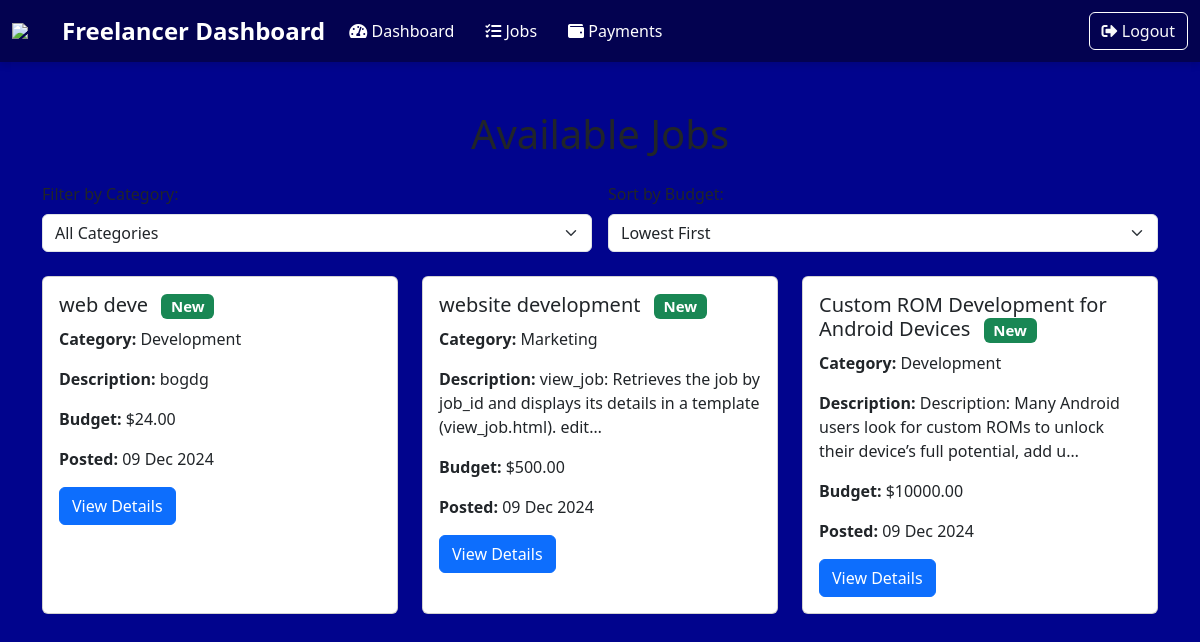
The page /available-jobs/ (signed in) on the database its author committed.
### admin_panel/models.py (models this page shows, shortened)
class JobPosting(models.Model):
    title = models.CharField(max_length=200)
    category = models.CharField(max_length=100)
    description = models.TextField()
    budget = models.DecimalField(max_digits=10, decimal_places=2)
    status = models.CharField(max_length=20, choices=[('Open', 'Open'), ('Closed', 'Closed')])
    created_at = models.DateTimeField(default=now)
    deadline = models.DateTimeField()
    current_applicants = models.IntegerField(default=0)
    max_applicants = models.IntegerField(null=True, blank=True)  # Optional
    tags = models.ManyToManyField('Tag', blank=True)

### freelancer/views.py (the view)
# urls.py: path('available-jobs/', views.freelancer_available_jobs, name='freelancer_available_jobs'),
@login_required
def freelancer_available_jobs(request):
    category = request.GET.get('category', '')
    sort_order = request.GET.get('sort', '')
    jobs = JobPosting.objects.filter(status='Open')
    if category:
        jobs = jobs.filter(category=category)
    if sort_order == 'low':
        jobs = jobs.order_by('budget')
    elif sort_order == 'high':
        jobs = jobs.order_by('-budget')
    for job in jobs:
        job.is_new = (now() - timedelta(days=7)) <= job.created_at
    categories = JobPosting.objects.values_list('category', flat=True).distinct()
    return render(request, 'freelancer/freelancer_available_jobs.html', {
        'available_jobs': jobs,
        'categories': categories,
        'selected_category': category,
        'sort_order': sort_order,
    })

### freelancer/templates/freelancer/freelancer_available_jobs.html (shortened to what this page needs)
{% extends 'freelancer/base.html' %}
{% block content %}
<div class="container mt-5">
    <h1 class="text-center mb-4">Available Jobs</h1>
    <form method="get" action="" class="row g-3 mb-4">
        <div class="col-md-6">
            <label for="category" class="form-label">Filter by Category:</label>
            <select class="form-select" name="category" id="category" onchange="this.form.submit()">
                <option value="">All Categories</option>
            </select>
        </div>
        <div class="col-md-6">
            <label for="sort" class="form-label">Sort by Budget:</label>
            <select class="form-select" name="sort" id="sort" onchange="this.form.submit()">
                <option value="low" {% if sort_order == 'low' %}selected{% endif %}>Lowest First</option>
            </select>
        </div>
    </form>
    <div class="row">
        {% for job in available_jobs %}
            <div class="col-md-6 col-lg-4 mb-4">
                <div class="card h-100">
                    <div class="card-body">
                        <h5 class="card-title">
                            {{ job.title }}
                            {% if job.is_new %}
                                <span class="badge bg-success ms-2">New</span>
                            {% endif %}
                        </h5>
                        <p class="card-text"><strong>Category:</strong> {{ job.category }}</p>
                        <p class="card-text"><strong>Description:</strong> {{ job.description|truncatechars:100 }}</p>
                        <p class="card-text"><strong>Budget:</strong> ${{ job.budget }}</p>
                        <p class="card-text"><strong>Posted:</strong> {{ job.created_at|date:"d M Y" }}</p>
                        <a href="{% url 'freelancer_job_details' job.id %}" class="btn btn-primary">View Details</a>
                    </div>
                </div>
            </div>
        {% empty %}
            <div class="col-12">
                <div class="alert alert-warning text-center" role="alert">
                    No jobs are currently available.
                </div>
            </div>
        {% endfor %}
    </div>
</div>
{% endblock %}

### rows shown on the page
JobPosting: title "web deve", shows "New", category "Development", description "bogdg", budget "24.00", created_at "09 Dec 2024"
JobPosting: title "website development", shows "New", category "Marketing", description "view_job: Retrieves the job by job_id and displays its details in a template (view_job.html). edit…", budget "500.00", created_at "09 Dec 2024"
JobPosting: title "Custom ROM Development for Android Devices", shows "New", category "Development", description "Description: Many Android users look for custom ROMs to unlock their device’s full potential, add u…", budget "10000.00", created_at "09 Dec 2024"
